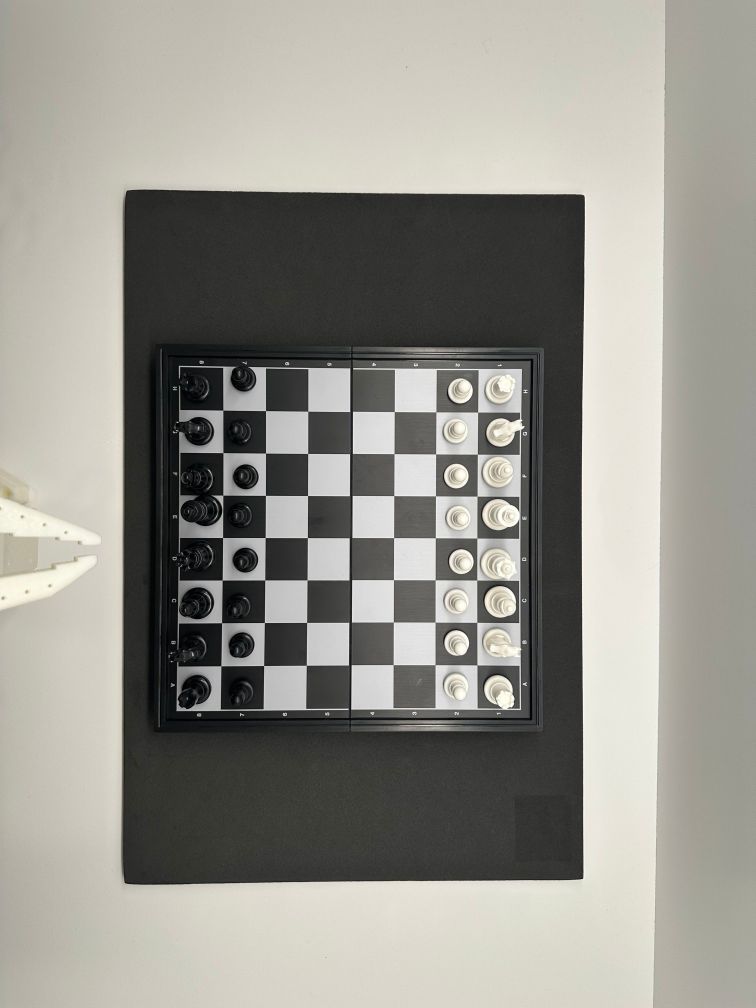
#> input picture vision/board.jpg, 3024 x 4032 px (shown at 1/4 size)
$ python crop_board.py
#> lines starting #> are read from the running program, lines starting #| are printed output that depends on the picture
import cv2

image = cv2.imread("board.jpg")
#> image is the input picture: shape (4032, 3024, 3); mean B, G, R 140.8, 148.2, 149.9


x1 = 120
y1 = 35

x2 = 1120
y2 = 1045


cropped = image[y1:y2, x1:x2]
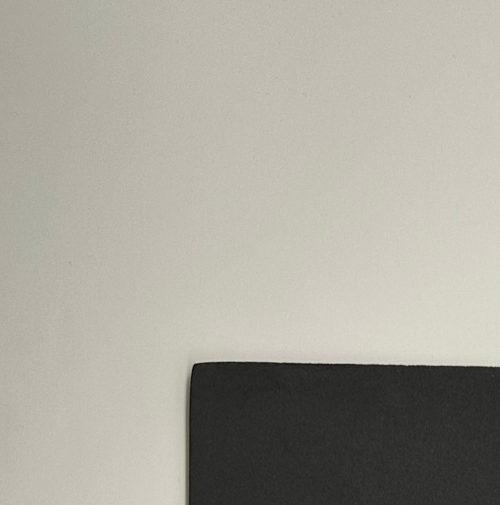
#> cropped: shape (1010, 1000, 3) (shown at 1/2 size); mean B, G, R 154.8, 164.5, 167.5


cv2.imshow("Cropped Board", cropped)

cv2.imwrite("cropped_board.jpg", cropped)

print("Saved cropped_board.jpg")

cv2.waitKey(0)
cv2.destroyAllWindows()
